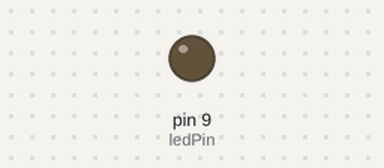
Recording of a sketch running on a simulated Arduino Uno, built with avr-gcc and run on an emulated ATmega328P. On the bench: output pins drawn as LEDs (lit = HIGH).

Above: at 0.05 s.
At 2.5 s:
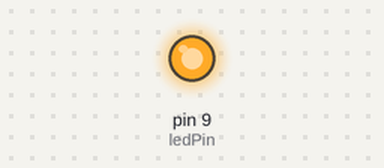
Timing chart, 0 to 8.1 s (numbered marks = the images above):
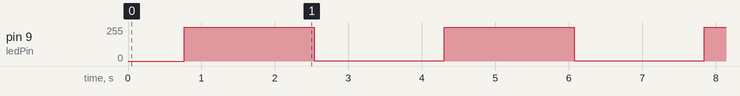

The sketch:

circ_01_fading.ino
```cpp
int ledPin = 9;
int fadeDelay = 3;

void setup() {
  pinMode(ledPin, OUTPUT);
}

void loop() {
  fadeIn(ledPin);
  sleep(1);
  fadeOut(ledPin);
  sleep(1);
}

void sleep(int seconds) {
  delay(seconds * 1000);
}

void fadeIn(int ledPin) {
  for(int i = 0; i < 256; i++) {
    analogWrite(ledPin, i);
    delay(fadeDelay);
  }
}

void fadeOut(int ledPin) {
  for(int i = 255; i > 0; i--) {
    analogWrite(ledPin, i);
    delay(fadeDelay);
  }
}
```

Measured:
- by itself, pin 9 (ledPin): alternates 255/255 for 1.8 s and 1/255 for 1.8 s
